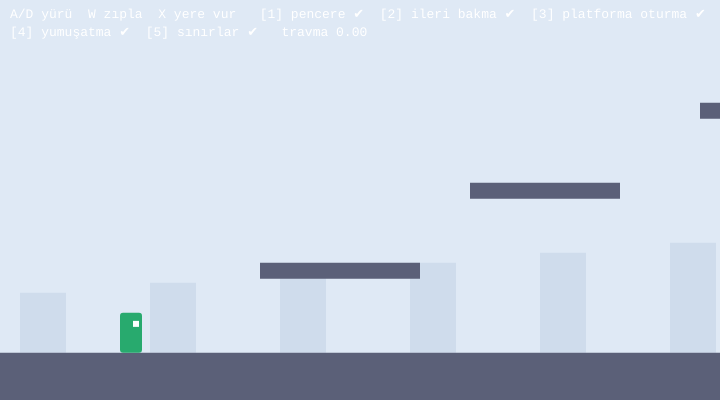
Frame 1 (no input)
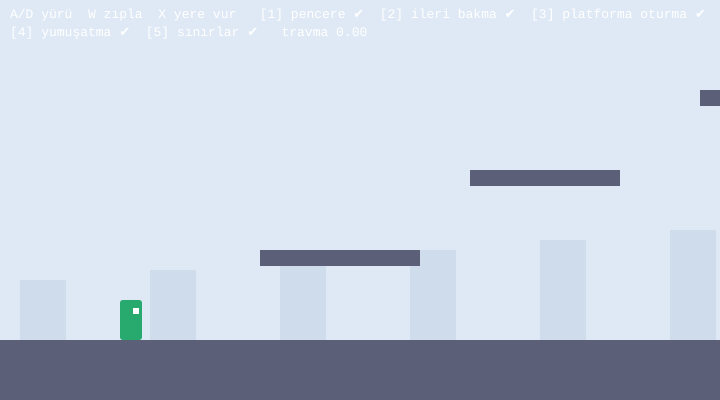
Frame 60 (no input)
Frame 120 (the mouse pressed at the canvas centre since frame 60): identical to frame 60, image omitted

The p5.js sketch that drew these frames (run headless with seeded random() and noise() and a simulated clock; from frame 60 on, the mouse is pressed at the canvas centre):

// p5.js sketch
// ── sketch.js
// İyi bir 2B kamera — pencere, ileri bakma, platforma oturma, yumuşatma, sınırlar ve travma tabanlı sarsıntı (p5.js)
const SEVIYE_W = 2600, SEVIYE_H = 620;
const PLATFORMLAR = [[0, 560, 2600, 60], [260, 470, 160, 16], [470, 390, 150, 16], [700, 310, 170, 16], [960, 420, 150, 16],
                     [1180, 500, 120, 16], [1380, 400, 150, 16], [1600, 300, 150, 16], [1820, 210, 170, 16], [2080, 330, 150, 16], [2300, 450, 160, 16]];
let o = { x: 120, y: 520, w: 22, h: 40, vx: 0, vy: 0, yerde: true, yon: 1 };
let kamera = { x: 360, y: 400 }, zemin = 520, ileri = 0, travma = 0;
let ayar = { pencere: true, ileri: true, otur: true, yumusak: true, sinir: true };

const yaklas = (x, hedef, yariOmur, dt) => lerp(x, hedef, 1 - pow(2, -dt / yariOmur));     // G6: kare hızından bağımsız
const carpan = k => PLATFORMLAR.find(p => k.x < p[0] + p[2] && p[0] < k.x + k.w && k.y < p[1] + p[3] && p[1] < k.y + k.h);

function setup() { createCanvas(720, 400); textFont('monospace', 13); }

function keyPressed() {
  if (key >= '1' && key <= '5') { const ad = ['pencere', 'ileri', 'otur', 'yumusak', 'sinir'][key - 1]; ayar[ad] = !ayar[ad]; }
  if ((key === 'x' || key === 'X') && o.yerde) travma = min(1, travma + 0.5);              // yere vur: sarsıntı
}

function oyuncuyuGuncelle(dt) {
  o.vx = ((keyIsDown(68) ? 1 : 0) - (keyIsDown(65) ? 1 : 0)) * 300; if (o.vx) o.yon = Math.sign(o.vx);
  if (keyIsDown(87) && o.yerde) { o.vy = -760; o.yerde = false; }
  o.vy += 2100 * dt; o.x = constrain(o.x + o.vx * dt, 0, SEVIYE_W - o.w);
  const eskiY = o.y; o.y += o.vy * dt; o.yerde = false;
  const p = carpan(o);
  if (p && o.vy > 0 && eskiY + o.h <= p[1] + 1) { if (o.vy > 900) travma = min(1, travma + 0.25); o.y = p[1] - o.h; o.vy = 0; o.yerde = true; }   // sert iniş de sarsar
}

function kamerayiGuncelle(dt) {
  const ox = o.x + o.w / 2, oy = o.y + o.h / 2;
  let hx = kamera.x, hy;

  // 1) İLERİ BAKMA: odak, karakterin gidiş yönünde biraz önünde
  ileri = ayar.ileri ? (o.vx ? yaklas(ileri, o.yon * 170, 0.25, dt) : ileri) : 0;
  const odakX = ox + ileri;

  // 2) KAMERA PENCERESİ: odak pencerenin (±60) içindeyse kamera kıpırdamaz; kenarı iterse kayar
  if (ayar.pencere) { if (odakX > hx + 60) hx = odakX - 60; else if (odakX < hx - 60) hx = odakX + 60; }
  else hx = odakX;

  // 3) PLATFORMA OTURMA: dikeyde yalnızca karakter bir yere bastığında (ya da çok uzaklaştığında) izle
  if (ayar.otur) { if (o.yerde) zemin = oy; else if (oy > zemin + 90) zemin = oy - 90; else if (oy < zemin - 170) zemin = oy + 170; hy = zemin - 50; }
  else hy = oy - 50;

  // 4) YUMUŞATMA
  kamera.x = ayar.yumusak ? yaklas(kamera.x, hx, 0.06, dt) : hx;
  kamera.y = ayar.yumusak ? yaklas(kamera.y, hy, 0.14, dt) : hy;

  // 5) SEVİYE SINIRLARI: kamera seviyenin dışını göstermesin
  if (ayar.sinir) { kamera.x = constrain(kamera.x, width / 2, SEVIYE_W - width / 2); kamera.y = constrain(kamera.y, height / 2, SEVIYE_H - height / 2); }
}

function draw() {
  const dt = min(deltaTime / 1000, 0.033);
  oyuncuyuGuncelle(dt); kamerayiGuncelle(dt);

  // SARSINTI: travma sönüyor; kayma = en büyük kayma × travma² × yumuşak gürültü
  travma = max(0, travma - 0.9 * dt);
  const s = travma * travma, t = millis() / 1000;
  const kayX = 26 * s * (noise(t * 22) * 2 - 1), kayY = 26 * s * (noise(100 + t * 22) * 2 - 1), don = 0.07 * s * (noise(200 + t * 22) * 2 - 1);

  background(17);
  push();
  translate(width / 2 + kayX, height / 2 + kayY); rotate(don);            // sarsıntı EN SON eklenir; kameranın kendisini değiştirmez
  translate(-kamera.x, -kamera.y);                                        // dünya → ekran
  noStroke(); fill(223, 233, 245); rect(0, 0, SEVIYE_W, SEVIYE_H);
  fill(207, 220, 236); for (let x = 0; x < SEVIYE_W; x += 130) rect(x + 20, 500 - (x * 7 % 90), 46, 60 + (x * 7 % 90));
  fill(91, 96, 120); for (const p of PLATFORMLAR) rect(p[0], p[1], p[2], p[3]);
  fill(40, 170, 110); rect(o.x, o.y, o.w, o.h, 3); fill(255); rect(o.x + (o.yon > 0 ? 13 : 3), o.y + 8, 6, 6);
  pop();

  fill(255); noStroke();
  text(`A/D yürü  W zıpla  X yere vur   [1] pencere ${ayar.pencere ? '✔' : '—'}  [2] ileri bakma ${ayar.ileri ? '✔' : '—'}  [3] platforma oturma ${ayar.otur ? '✔' : '—'}`, 10, 18);
  text(`[4] yumuşatma ${ayar.yumusak ? '✔' : '—'}  [5] sınırlar ${ayar.sinir ? '✔' : '—'}   travma ${travma.toFixed(2)}`, 10, 36);
}
